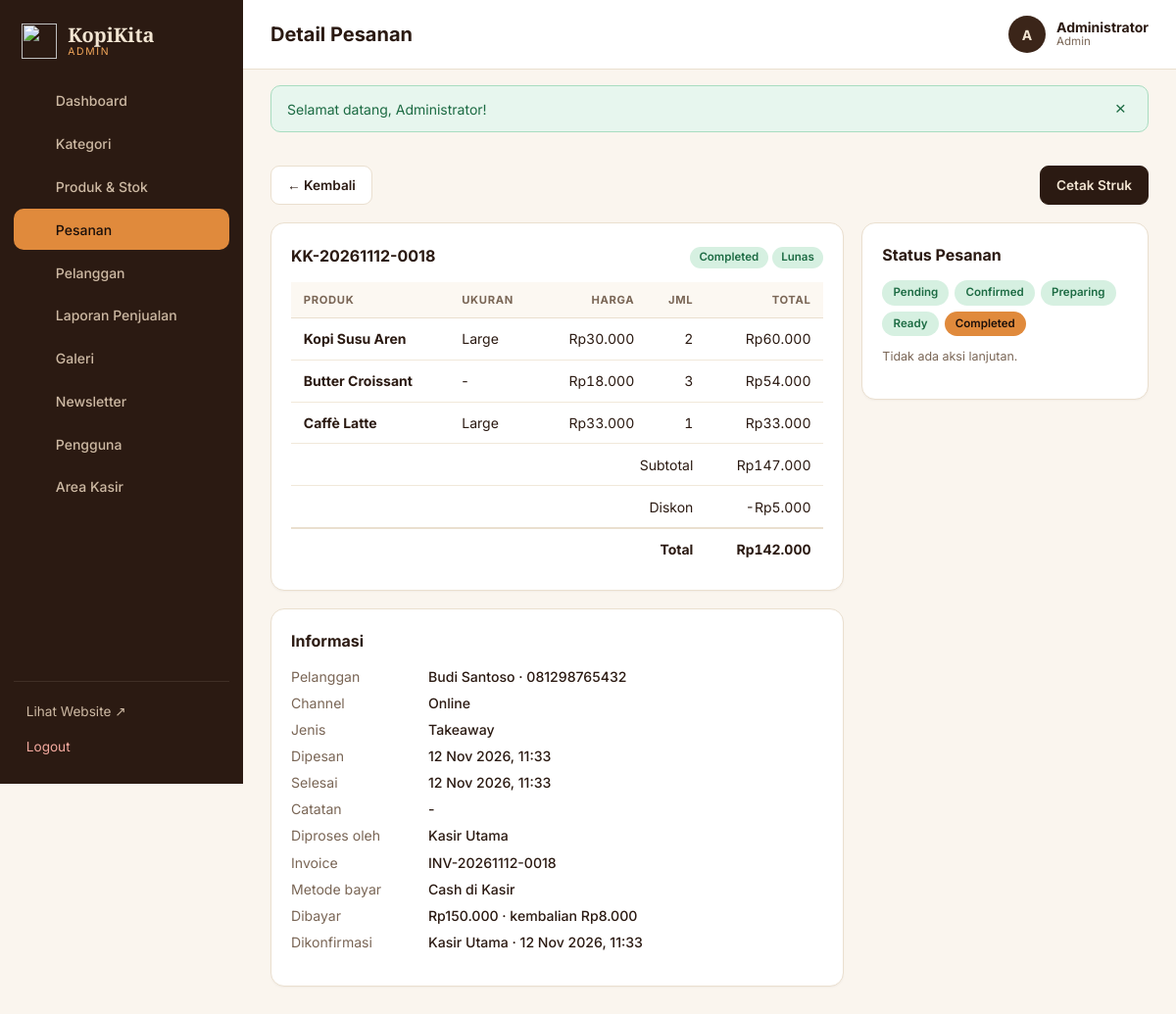
The page /admin/orders/show.php?id=18 (signed in) on the database as committed earlier.
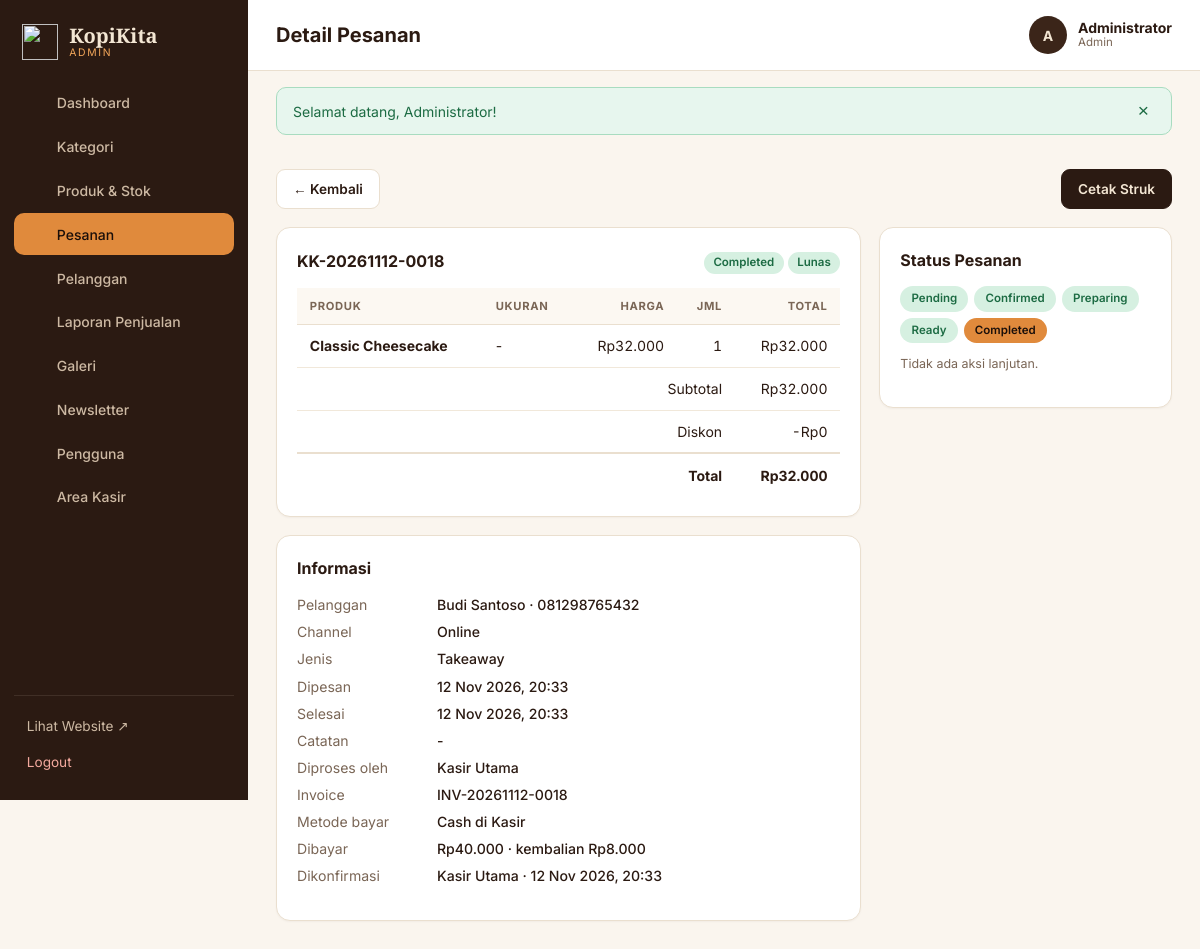
The same page on the database as committed later.
### tables this page shows
CREATE TABLE order_details (
  id BIGINT UNSIGNED NOT NULL AUTO_INCREMENT PRIMARY KEY,
  order_id BIGINT UNSIGNED NOT NULL,
  product_id BIGINT UNSIGNED NOT NULL,
  product_name VARCHAR(120) NOT NULL,
  size ENUM('regular','large') NULL,
  unit_price DECIMAL(12,2) NOT NULL,
  quantity INT UNSIGNED NOT NULL,
  line_total DECIMAL(12,2) NOT NULL,
  item_notes TEXT NULL,
  CONSTRAINT chk_qty CHECK (quantity > 0),
  CONSTRAINT fk_details_order FOREIGN KEY (order_id) REFERENCES orders(id) ON DELETE CASCADE ON UPDATE CASCADE,
  CONSTRAINT fk_details_product FOREIGN KEY (product_id) REFERENCES products(id) ON UPDATE CASCADE
);

CREATE TABLE orders (
  id BIGINT UNSIGNED NOT NULL AUTO_INCREMENT PRIMARY KEY,
  order_code VARCHAR(30) NOT NULL UNIQUE,
  customer_id BIGINT UNSIGNED NOT NULL,
  processed_by BIGINT UNSIGNED NULL,
  order_channel ENUM('online','cashier') NOT NULL DEFAULT 'online',
  order_type ENUM('dine_in','takeaway') NOT NULL,
  table_number VARCHAR(10) NULL,
  order_status ENUM('pending','confirmed','preparing','ready','completed','cancelled') NOT NULL DEFAULT 'pending',
  subtotal DECIMAL(12,2) NOT NULL,
  discount_amount DECIMAL(12,2) NOT NULL DEFAULT 0,
  total_amount DECIMAL(12,2) NOT NULL,
  notes TEXT NULL,
  cancel_reason VARCHAR(255) NULL,
  stock_deducted TINYINT(1) NOT NULL DEFAULT 0,
  ordered_at DATETIME NOT NULL DEFAULT CURRENT_TIMESTAMP,
  completed_at DATETIME NULL,
  updated_at DATETIME NOT NULL DEFAULT CURRENT_TIMESTAMP ON UPDATE CURRENT_TIMESTAMP,
  INDEX idx_orders_status (order_status),
  INDEX idx_orders_ordered_at (ordered_at),
  CONSTRAINT fk_orders_customer FOREIGN KEY (customer_id) REFERENCES customers(id) ON UPDATE CASCADE,
  CONSTRAINT fk_orders_processed FOREIGN KEY (processed_by) REFERENCES users(id) ON DELETE SET NULL ON UPDATE CASCADE
);

CREATE TABLE sales (
  id BIGINT UNSIGNED NOT NULL AUTO_INCREMENT PRIMARY KEY,
  order_id BIGINT UNSIGNED NOT NULL UNIQUE,
  invoice_number VARCHAR(30) NOT NULL UNIQUE,
  cashier_id BIGINT UNSIGNED NULL,
  payment_method ENUM('cash','qris','bank_transfer') NOT NULL,
  amount_due DECIMAL(12,2) NOT NULL,
  amount_paid DECIMAL(12,2) NOT NULL DEFAULT 0,
  change_amount DECIMAL(12,2) NOT NULL DEFAULT 0,
  payment_status ENUM('pending','paid','failed','refunded') NOT NULL DEFAULT 'pending',
  reference_number VARCHAR(100) NULL,
  paid_at DATETIME NULL,
  created_at DATETIME NOT NULL DEFAULT CURRENT_TIMESTAMP,
  updated_at DATETIME NOT NULL DEFAULT CURRENT_TIMESTAMP ON UPDATE CURRENT_TIMESTAMP,
  INDEX idx_sales_status (payment_status),
  CONSTRAINT fk_sales_order FOREIGN KEY (order_id) REFERENCES orders(id) ON DELETE CASCADE ON UPDATE CASCADE,
  CONSTRAINT fk_sales_cashier FOREIGN KEY (cashier_id) REFERENCES users(id) ON DELETE SET NULL ON UPDATE CASCADE
);

CREATE TABLE customers (
  id BIGINT UNSIGNED NOT NULL AUTO_INCREMENT PRIMARY KEY,
  user_id BIGINT UNSIGNED NULL UNIQUE,
  name VARCHAR(100) NOT NULL,
  phone VARCHAR(25) NULL,
  email VARCHAR(150) NULL,
  address TEXT NULL,
  created_at DATETIME NOT NULL DEFAULT CURRENT_TIMESTAMP,
  updated_at DATETIME NOT NULL DEFAULT CURRENT_TIMESTAMP ON UPDATE CURRENT_TIMESTAMP,
  CONSTRAINT fk_customers_user FOREIGN KEY (user_id) REFERENCES users(id) ON DELETE SET NULL ON UPDATE CASCADE
);

CREATE TABLE users (
  id BIGINT UNSIGNED NOT NULL AUTO_INCREMENT PRIMARY KEY,
  name VARCHAR(100) NOT NULL,
  username VARCHAR(50) NOT NULL UNIQUE,
  email VARCHAR(150) NOT NULL UNIQUE,
  password VARCHAR(255) NOT NULL,
  role ENUM('admin','cashier','customer') NOT NULL DEFAULT 'customer',
  avatar VARCHAR(255) NULL,
  is_active TINYINT(1) NOT NULL DEFAULT 1,
  last_login_at DATETIME NULL,
  created_at DATETIME NOT NULL DEFAULT CURRENT_TIMESTAMP,
  updated_at DATETIME NOT NULL DEFAULT CURRENT_TIMESTAMP ON UPDATE CURRENT_TIMESTAMP
);

### includes/admin-header.php (called while the page is built, shortened)
<?php
require_once __DIR__ . '/auth.php';
require_once __DIR__ . '/panel.php';
function admin_start(string $title, string $active, string $extraHead = ''): void
{
    $nav = [
        'dashboard' => ['Dashboard', 'admin/index.php', ico('home')],
        'categories' => ['Kategori', 'admin/categories/index.php', ico('tag')],
        'products' => ['Produk & Stok', 'admin/products/index.php', ico('box')],
        'orders' => ['Pesanan', 'admin/orders/index.php', ico('bag')],
        'customers' => ['Pelanggan', 'admin/customers/index.php', ico('users')],
        'reports' => ['Laporan Penjualan', 'admin/reports/index.php', ico('chart')],
        'gallery' => ['Galeri', 'admin/gallery/index.php', ico('img')],
        'newsletter' => ['Newsletter', 'admin/newsletter/index.php', ico('mail')],
        'users' => ['Pengguna', 'admin/users/index.php', ico('user')],
        'cashier' => ['Area Kasir', 'cashier/index.php', ico('pos')],
    ];
    panel_start($title, $active, $nav, 'Admin', $extraHead);
}
function admin_end(string $extra = ''): void { panel_end($extra); }

### admin/orders/show.php (called while the page is built, shortened)
<?php
require_once __DIR__ . '/../../includes/admin-header.php';
require_once __DIR__ . '/../../includes/order_view.php';
$o = get_order((int)($_GET['id'] ?? 0));
admin_start('Detail Pesanan', 'orders');
order_render($o);
admin_end();

### config/database.php (called while the page is built)
<?php
function db(): PDO
{
    static $pdo = null;
    if ($pdo instanceof PDO) {
        return $pdo;
    }
    $host = getenv('KK_DB_HOST') ?: 'localhost';
    $name = getenv('KK_DB_NAME') ?: 'kopikita_db';
    $user = getenv('KK_DB_USER') ?: 'root';
    $pass = getenv('KK_DB_PASS') !== false ? getenv('KK_DB_PASS') : '';
    try {
        $pdo = new PDO("mysql:host=$host;dbname=$name;charset=utf8mb4", $user, $pass, [
            PDO::ATTR_ERRMODE            => PDO::ERRMODE_EXCEPTION,
            PDO::ATTR_DEFAULT_FETCH_MODE => PDO::FETCH_ASSOC,
            PDO::ATTR_EMULATE_PREPARES   => false,
        ]);
        $pdo->exec("SET time_zone = '" . date('P') . "'");
    } catch (PDOException $e) {
        http_response_code(500);
        exit('<h2 style="font-family:sans-serif">Koneksi database gagal.</h2><p style="font-family:sans-serif">Pastikan MySQL di XAMPP aktif dan database <b>kopikita_db</b> sudah diimpor (database/kopikita_db.sql).</p>');
    }
    return $pdo;
}

### includes/order_view.php (the view, shortened to what the changed rows need)
<?php
function order_render(array $o): void
{
    $items = get_order_items((int)$o['id']);
    $flow = ['pending', 'confirmed', 'preparing', 'ready', 'completed'];
    $idx = array_search($o['order_status'], $flow, true);
    $paid = $o['payment_status'] === 'paid';
    ?>
    <div class="detail-grid">
      <div>
        <div class="card">
          <h2><span><?= e($o['order_code']) ?></span><span><?= status_badge($o['order_status']) ?> <?= pay_badge($o['payment_status']) ?></span></h2>
          <div class="table-wrap"><table>
            <thead><tr><th>Produk</th><th>Ukuran</th><th class="num">Harga</th><th class="num">Jml</th><th class="num">Total</th></tr></thead><tbody>
            <?php foreach ($items as $it): ?><tr><td><b><?= e($it['product_name']) ?></b><?= $it['item_notes'] ? '<div class="small muted">Catatan: ' . e($it['item_notes']) . '</div>' : '' ?></td><td><?= $it['size'] ? e(SIZE_LABELS[$it['size']]) : '-' ?></td><td class="num"><?= rupiah($it['unit_price']) ?></td><td class="num"><?= (int)$it['quantity'] ?></td><td class="num"><?= rupiah($it['line_total']) ?></td></tr><?php endforeach; ?>
            <tr><td colspan="4" class="num">Subtotal</td><td class="num"><?= rupiah($o['subtotal']) ?></td></tr>
            <tr><td colspan="4" class="num">Diskon</td><td class="num">-<?= rupiah($o['discount_amount']) ?></td></tr>
            <tr class="total-row"><td colspan="4" class="num">Total</td><td class="num"><?= rupiah($o['total_amount']) ?></td></tr></tbody></table></div>
        </div>
        <div class="card mt"><h2>Informasi</h2>
          <dl class="kv">
            <dt>Pelanggan</dt><dd><?= e($o['customer_name']) ?><?= $o['customer_phone'] ? ' · ' . e($o['customer_phone']) : '' ?></dd>
            <dt>Channel</dt><dd><?= $o['order_channel'] === 'cashier' ? 'Kasir (walk-in)' : 'Online' ?></dd>
            <dt>Jenis</dt><dd><?= $o['order_type'] === 'dine_in' ? 'Dine-in' . ($o['table_number'] ? ' · Meja ' . e($o['table_number']) : '') : 'Takeaway' ?></dd>
            <dt>Dipesan</dt><dd><?= fmt_date($o['ordered_at']) ?></dd>
            <dt>Selesai</dt><dd><?= fmt_date($o['completed_at']) ?></dd>
            <dt>Catatan</dt><dd><?= e($o['notes'] ?: '-') ?></dd>
            <dt>Diproses oleh</dt><dd><?= e($o['processed_name'] ?: '-') ?></dd>
            <dt>Invoice</dt><dd><?= e($o['invoice_number'] ?? '-') ?></dd>
            <dt>Metode bayar</dt><dd><?= e(PAYMENT_METHODS[$o['payment_method']] ?? '-') ?></dd>
            <?php if ($paid): ?><dt>Dibayar</dt><dd><?= rupiah($o['amount_paid']) ?> · kembalian <?= rupiah($o['change_amount']) ?></dd><dt>Dikonfirmasi</dt><dd><?= e($o['cashier_name'] ?: '-') ?> · <?= fmt_date($o['paid_at']) ?></dd><?php  endif; ?>
          </dl>
        </div>
      </div>
      <div>
        <div class="card"><h2>Status Pesanan</h2>
          <?php if ($o['order_status'] !== 'cancelled'): ?>
          <div class="stepper"><?php foreach ($flow as $i => $s): ?><span class="step <?= $i < $idx ? 'done' : ($i === $idx ? 'now' : '') ?>"><?= e(ORDER_STATUSES[$s][0]) ?></span><?php endforeach; ?></div>
          <?php endif; ?>
        </div>
      </div>
    </div>
    <?php
}

### includes/panel.php (shortened to what the changed rows need)
<?php
function panel_start(string $title, string $active, array $nav, string $roleLabel, string $extraHead = ''): void
{
    ?><!DOCTYPE html>
<html lang="id">
<head>
<link rel="stylesheet" href="<?= asset('css/admin.css') ?>">
</head>
<body class="panel">
<aside class="sidebar" id="sidebar">
  <nav>
    <?php foreach ($nav as $key => [$label, $href, $icon]): ?>
      <a href="<?= url($href) ?>" class="<?= $active === $key ? 'active' : '' ?>"><span class="ico"><?= $icon ?></span><?= e($label) ?></a>
    <?php endforeach; ?>
  </nav>
</aside>
<div class="panel-main">
  <header class="topbar">
    <h1><?= e($title) ?></h1>
  </header>
  <?= flash_render() ?>
  <div class="panel-content">
<?php
}
function panel_end(string $extraScripts = ''): void
{
    ?>
  </div>
</div>
</body>
</html>
<?php
}
function ico(string $n): string
{
    $p = [
        'home' => '<path d="M3 11l9-8 9 8v9a1 1 0 0 1-1 1h-5v-6H9v6H4a1 1 0 0 1-1-1z"/>',
        'tag' => '<path d="M3 12V4h8l10 10-8 8z"/><circle cx="7.5" cy="8.5" r="1.3"/>',
        'box' => '<path d="M3 7l9-4 9 4v10l-9 4-9-4z"/><path d="M3 7l9 4 9-4M12 11v10"/>',
        'bag' => '<path d="M5 8h14l-1 12H6z"/><path d="M9 8a3 3 0 0 1 6 0"/>',
        'users' => '<circle cx="9" cy="8" r="3.5"/><path d="M2 20c0-4 3-6 7-6s7 2 7 6"/><path d="M17 5a3 3 0 0 1 0 6M22 20c0-3-1.5-5-4-5.7"/>',
        'chart' => '<path d="M4 20V4M4 20h16"/><path d="M8 16v-5M12 16V8M16 16v-8"/>',
        'img' => '<rect x="3" y="4" width="18" height="16" rx="2"/><circle cx="9" cy="10" r="1.8"/><path d="M3 17l5-4 4 3 3-2 6 4"/>',
        'mail' => '<rect x="3" y="5" width="18" height="14" rx="2"/><path d="M3 7l9 6 9-6"/>',
        'user' => '<circle cx="12" cy="8" r="4"/><path d="M4 21c0-4 3.5-7 8-7s8 3 8 7"/>',
        'pos' => '<rect x="4" y="3" width="16" height="18" rx="2"/><path d="M8 7h8M8 11h2M12 11h2M8 15h2M12 15h4"/>',
        'list' => '<path d="M8 6h13M8 12h13M8 18h13M3 6h.01M3 12h.01M3 18h.01"/>',
        'clock' => '<circle cx="12" cy="12" r="9"/><path d="M12 7v5l3 2"/>',
    ];
    return '<svg viewBox="0 0 24 24" width="18" height="18" fill="none" stroke="currentColor" stroke-width="1.8" stroke-linecap="round" stroke-linejoin="round">' . ($p[$n] ?? '') . '</svg>';
}

### includes/functions.php (shortened to what the changed rows need)
<?php
require_once __DIR__ . '/../config/database.php';
function e(mixed $v): string { return htmlspecialchars((string)$v, ENT_QUOTES, 'UTF-8'); }
function url(string $path = ''): string { return BASE_URL . '/' . ltrim($path, '/'); }
function asset(string $path): string { return url('assets/' . ltrim($path, '/')); }
function rupiah(int|float|string|null $n): string { return 'Rp' . number_format((float)$n, 0, ',', '.'); }
function fmt_date(?string $d, bool $time = true): string
{
    return date($time ? 'd M Y, H:i' : 'd M Y', strtotime($d));
}
function flash_render(): string
{
    $h = '';
    foreach ($_SESSION['flash'] as $f) {
        $h .= '<div class="alert alert-' . e($f['type']) . '" role="alert">' . e($f['msg']) . '<button type="button" class="alert-x" aria-label="Tutup">&times;</button></div>';
    }
    return '<div class="flash-wrap">' . $h . '</div>';
}
function status_badge(string $s): string
{
    $label = ORDER_STATUSES[$s][0] ?? $s;
    return '<span class="badge st-' . e($s) . '">' . e($label) . '</span>';
}
function pay_badge(?string $s): string
{
    $map = ['pending' => 'Belum Bayar', 'paid' => 'Lunas', 'failed' => 'Gagal', 'refunded' => 'Refund'];
    $s = $s ?: 'pending';
    return '<span class="badge pay-' . e($s) . '">' . e($map[$s] ?? $s) . '</span>';
}
function get_order(int $id): ?array
{
    $st = db()->prepare('SELECT o.*, c.name AS customer_name, c.phone AS customer_phone, c.user_id AS customer_user_id, u.name AS processed_name,
        s.id AS sale_id, s.invoice_number, s.payment_method, s.amount_due, s.amount_paid, s.change_amount, s.payment_status, s.reference_number, s.paid_at, cu.name AS cashier_name
        FROM orders o JOIN customers c ON c.id = o.customer_id LEFT JOIN users u ON u.id = o.processed_by
        LEFT JOIN sales s ON s.order_id = o.id LEFT JOIN users cu ON cu.id = s.cashier_id WHERE o.id = ?');
    $st->execute([$id]);
    return $st->fetch() ?: null;
}
function get_order_items(int $id): array
{
    $st = db()->prepare('SELECT * FROM order_details WHERE order_id = ? ORDER BY id');
    $st->execute([$id]);
    return $st->fetchAll();
}

Rows that differ between the two databases and show on the page:
no longer on this page (row edited): order_details: product_name "Kopi Susu Aren", size "Large", unit_price "Rp30.000", quantity "2", line_total "Rp60.000"
no longer on this page (row edited): order_details: product_name "Caffè Latte", size "Large", unit_price "Rp33.000", quantity "1", line_total "Rp33.000"
changed orders "KK-20261112-0018": subtotal "Rp147.000" → "Rp32.000"; discount_amount "Rp5.000" → "Rp0"; total_amount "Rp142.000" → "Rp32.000"; ordered_at "12 Nov 2026, 11:33" → "12 Nov 2026, 20:33"; completed_at "12 Nov 2026, 11:33" → "12 Nov 2026, 20:33"; sales.amount_paid "Rp150.000" → "Rp40.000"; sales.paid_at "12 Nov 2026, 11:33" → "12 Nov 2026, 20:33"
changed order_details: product_name "Butter Croissant" → "Classic Cheesecake"; unit_price "Rp18.000" → "Rp32.000"; quantity "3" → "1"; line_total "Rp54.000" → "Rp32.000"
